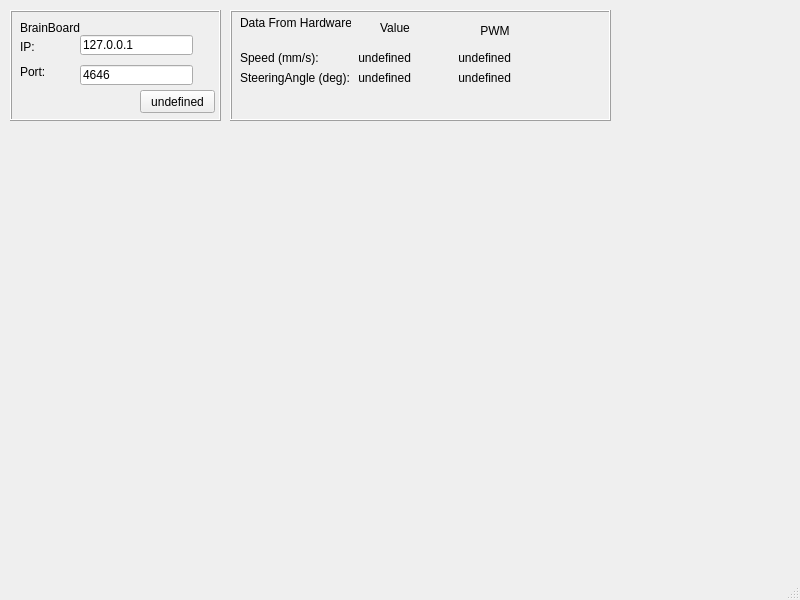
<?xml version="1.0" encoding="UTF-8"?>
<ui version="4.0">
 <class>MonitorWindow</class>
 <widget class="QMainWindow" name="MonitorWindow">
  <property name="geometry">
   <rect>
    <x>0</x>
    <y>0</y>
    <width>800</width>
    <height>600</height>
   </rect>
  </property>
  <property name="windowTitle">
   <string>MainWindow</string>
  </property>
  <widget class="QWidget" name="centralwidget">
   <widget class="QFrame" name="frame_2">
    <property name="geometry">
     <rect>
      <x>10</x>
      <y>10</y>
      <width>211</width>
      <height>111</height>
     </rect>
    </property>
    <property name="frameShape">
     <enum>QFrame::Box</enum>
    </property>
    <property name="frameShadow">
     <enum>QFrame::Raised</enum>
    </property>
    <widget class="QLabel" name="label_20">
     <property name="geometry">
      <rect>
       <x>10</x>
       <y>55</y>
       <width>47</width>
       <height>13</height>
      </rect>
     </property>
     <property name="text">
      <string>Port:</string>
     </property>
    </widget>
    <widget class="QLabel" name="label_21">
     <property name="geometry">
      <rect>
       <x>10</x>
       <y>30</y>
       <width>47</width>
       <height>13</height>
      </rect>
     </property>
     <property name="text">
      <string>IP:</string>
     </property>
    </widget>
    <widget class="QLabel" name="label_22">
     <property name="geometry">
      <rect>
       <x>10</x>
       <y>10</y>
       <width>61</width>
       <height>16</height>
      </rect>
     </property>
     <property name="text">
      <string>BrainBoard</string>
     </property>
    </widget>
    <widget class="QPushButton" name="pushButtonBrainBoardConnection">
     <property name="geometry">
      <rect>
       <x>130</x>
       <y>80</y>
       <width>75</width>
       <height>23</height>
      </rect>
     </property>
     <property name="text">
      <string>undefined</string>
     </property>
    </widget>
    <widget class="QLineEdit" name="lineEditBrainBoardIP">
     <property name="geometry">
      <rect>
       <x>70</x>
       <y>25</y>
       <width>113</width>
       <height>20</height>
      </rect>
     </property>
     <property name="text">
      <string>127.0.0.1</string>
     </property>
    </widget>
    <widget class="QLineEdit" name="lineEditBrainBoardPort">
     <property name="geometry">
      <rect>
       <x>70</x>
       <y>55</y>
       <width>113</width>
       <height>20</height>
      </rect>
     </property>
     <property name="text">
      <string>4646</string>
     </property>
    </widget>
   </widget>
   <widget class="QFrame" name="frame_4">
    <property name="geometry">
     <rect>
      <x>230</x>
      <y>10</y>
      <width>381</width>
      <height>111</height>
     </rect>
    </property>
    <property name="frameShape">
     <enum>QFrame::Box</enum>
    </property>
    <property name="frameShadow">
     <enum>QFrame::Raised</enum>
    </property>
    <widget class="QLabel" name="label_26">
     <property name="geometry">
      <rect>
       <x>10</x>
       <y>5</y>
       <width>111</width>
       <height>16</height>
      </rect>
     </property>
     <property name="text">
      <string>Data From Hardware</string>
     </property>
    </widget>
    <widget class="QLabel" name="label_27">
     <property name="geometry">
      <rect>
       <x>10</x>
       <y>40</y>
       <width>111</width>
       <height>16</height>
      </rect>
     </property>
     <property name="text">
      <string>Speed (mm/s):</string>
     </property>
    </widget>
    <widget class="QLabel" name="label_28">
     <property name="geometry">
      <rect>
       <x>10</x>
       <y>60</y>
       <width>111</width>
       <height>16</height>
      </rect>
     </property>
     <property name="text">
      <string>SteeringAngle (deg):</string>
     </property>
    </widget>
    <widget class="QLabel" name="labelSpeedHardware">
     <property name="geometry">
      <rect>
       <x>120</x>
       <y>40</y>
       <width>61</width>
       <height>16</height>
      </rect>
     </property>
     <property name="text">
      <string>undefined</string>
     </property>
     <property name="alignment">
      <set>Qt::AlignRight|Qt::AlignTrailing|Qt::AlignVCenter</set>
     </property>
    </widget>
    <widget class="QLabel" name="labelSteeringAngleHardware">
     <property name="geometry">
      <rect>
       <x>120</x>
       <y>60</y>
       <width>61</width>
       <height>16</height>
      </rect>
     </property>
     <property name="text">
      <string>undefined</string>
     </property>
     <property name="alignment">
      <set>Qt::AlignRight|Qt::AlignTrailing|Qt::AlignVCenter</set>
     </property>
    </widget>
    <widget class="QLabel" name="label_29">
     <property name="geometry">
      <rect>
       <x>240</x>
       <y>10</y>
       <width>50</width>
       <height>21</height>
      </rect>
     </property>
     <property name="minimumSize">
      <size>
       <width>50</width>
       <height>0</height>
      </size>
     </property>
     <property name="text">
      <string>PWM</string>
     </property>
     <property name="alignment">
      <set>Qt::AlignCenter</set>
     </property>
    </widget>
    <widget class="QLabel" name="label_30">
     <property name="geometry">
      <rect>
       <x>140</x>
       <y>10</y>
       <width>50</width>
       <height>16</height>
      </rect>
     </property>
     <property name="minimumSize">
      <size>
       <width>50</width>
       <height>0</height>
      </size>
     </property>
     <property name="text">
      <string>Value</string>
     </property>
     <property name="alignment">
      <set>Qt::AlignCenter</set>
     </property>
    </widget>
    <widget class="QLabel" name="labelSpeedHardwarePWM">
     <property name="geometry">
      <rect>
       <x>220</x>
       <y>40</y>
       <width>61</width>
       <height>16</height>
      </rect>
     </property>
     <property name="text">
      <string>undefined</string>
     </property>
     <property name="alignment">
      <set>Qt::AlignRight|Qt::AlignTrailing|Qt::AlignVCenter</set>
     </property>
    </widget>
    <widget class="QLabel" name="labelSteeringAngleHardwarePWM">
     <property name="geometry">
      <rect>
       <x>220</x>
       <y>60</y>
       <width>61</width>
       <height>16</height>
      </rect>
     </property>
     <property name="text">
      <string>undefined</string>
     </property>
     <property name="alignment">
      <set>Qt::AlignRight|Qt::AlignTrailing|Qt::AlignVCenter</set>
     </property>
    </widget>
   </widget>
  </widget>
  <widget class="QMenuBar" name="menubar">
   <property name="geometry">
    <rect>
     <x>0</x>
     <y>0</y>
     <width>800</width>
     <height>21</height>
    </rect>
   </property>
  </widget>
  <widget class="QStatusBar" name="statusbar"/>
 </widget>
 <resources/>
 <connections/>
</ui>
